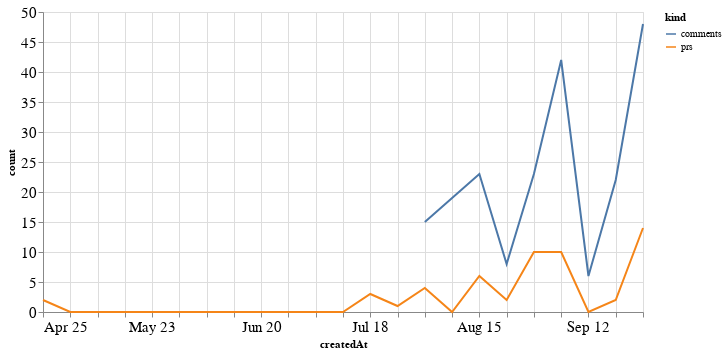

Notebook cell for this chart:
### Code cell
alt.Chart(total_time, width=600).mark_line().encode(
    x='createdAt',
    y='count',
    color='kind'
)

### Figure 1 — Vega-Lite specification as saved in the notebook (floating-point values rounded to 4 significant figures)
{"config": {"axisLeft": {"labelFontSize": 15}, "axisBottom": {"labelFontSize": 15}}, "data": {"name": "data-593018d6effed35211651ae925d8f5b7"}, "mark": "line", "encoding": {"color": {"type": "nominal", "field": "kind"}, "x": {"type": "temporal", "field": "createdAt"}, "y": {"type": "quantitative", "field": "count"}}, "width": 600, "$schema": "https://vega.github.io/schema/vega-lite/v4.8.1.json", "datasets": {"data-593018d6effed35211651ae925d8f5b7": [{"createdAt": "2021-04-25T00:00:00", "kind": "prs", "count": 2.0}, {"createdAt": "2021-05-02T00:00:00", "kind": "prs", "count": 0.0}, {"createdAt": "2021-05-09T00:00:00", "kind": "prs", "count": 0.0}, {"createdAt": "2021-05-16T00:00:00", "kind": "prs", "count": 0.0}, {"createdAt": "2021-05-23T00:00:00", "kind": "prs", "count": 0.0}, {"createdAt": "2021-05-30T00:00:00", "kind": "prs", "count": 0.0}, {"createdAt": "2021-06-06T00:00:00", "kind": "prs", "count": 0.0}, {"createdAt": "2021-06-13T00:00:00", "kind": "prs", "count": 0.0}, {"createdAt": "2021-06-20T00:00:00", "kind": "prs", "count": 0.0}, {"createdAt": "2021-06-27T00:00:00", "kind": "prs", "count": 0.0}, {"createdAt": "2021-07-04T00:00:00", "kind": "prs", "count": 0.0}, {"createdAt": "2021-07-11T00:00:00", "kind": "prs", "count": 0.0}, {"createdAt": "2021-07-18T00:00:00", "kind": "prs", "count": 3.0}, {"createdAt": "2021-07-25T00:00:00", "kind": "prs", "count": 1.0}, {"createdAt": "2021-08-01T00:00:00", "kind": "prs", "count": 4.0}, {"createdAt": "2021-08-08T00:00:00", "kind": "prs", "count": 0.0}, {"createdAt": "2021-08-15T00:00:00", "kind": "prs", "count": 6.0}, {"createdAt": "2021-08-22T00:00:00", "kind": "prs", "count": 2.0}, {"createdAt": "2021-08-29T00:00:00", "kind": "prs", "count": 10.0}, {"createdAt": "2021-09-05T00:00:00", "kind": "prs", "count": 10.0}, {"createdAt": "2021-09-12T00:00:00", "kind": "prs", "count": 0.0}, {"createdAt": "2021-09-19T00:00:00", "kind": "prs", "count": 2.0}, {"createdAt": "2021-09-26T00:00:00", "kind": "prs", "count": 14.0}, {"createdAt": "2021-04-25T00:00:00", "kind": "comments", "count": null}, {"createdAt": "2021-05-02T00:00:00", "kind": "comments", "count": null}, {"createdAt": "2021-05-09T00:00:00", "kind": "comments", "count": null}, {"createdAt": "2021-05-16T00:00:00", "kind": "comments", "count": null}, {"createdAt": "2021-05-23T00:00:00", "kind": "comments", "count": null}, {"createdAt": "2021-05-30T00:00:00", "kind": "comments", "count": null}, {"createdAt": "2021-06-06T00:00:00", "kind": "comments", "count": null}, {"createdAt": "2021-06-13T00:00:00", "kind": "comments", "count": null}, {"createdAt": "2021-06-20T00:00:00", "kind": "comments", "count": null}, {"createdAt": "2021-06-27T00:00:00", "kind": "comments", "count": null}, {"createdAt": "2021-07-04T00:00:00", "kind": "comments", "count": null}, {"createdAt": "2021-07-11T00:00:00", "kind": "comments", "count": null}, {"createdAt": "2021-07-18T00:00:00", "kind": "comments", "count": null}, {"createdAt": "2021-07-25T00:00:00", "kind": "comments", "count": null}, {"createdAt": "2021-08-01T00:00:00", "kind": "comments", "count": 15.0}, {"createdAt": "2021-08-08T00:00:00", "kind": "comments", "count": 19.0}, {"createdAt": "2021-08-15T00:00:00", "kind": "comments", "count": 23.0}, {"createdAt": "2021-08-22T00:00:00", "kind": "comments", "count": 8.0}, {"createdAt": "2021-08-29T00:00:00", "kind": "comments", "count": 23.0}, {"createdAt": "2021-09-05T00:00:00", "kind": "comments", "count": 42.0}, {"createdAt": "2021-09-12T00:00:00", "kind": "comments", "count": 6.0}, {"createdAt": "2021-09-19T00:00:00", "kind": "comments", "count": 22.0}, {"createdAt": "2021-09-26T00:00:00", "kind": "comments", "count": 48.0}]}}
